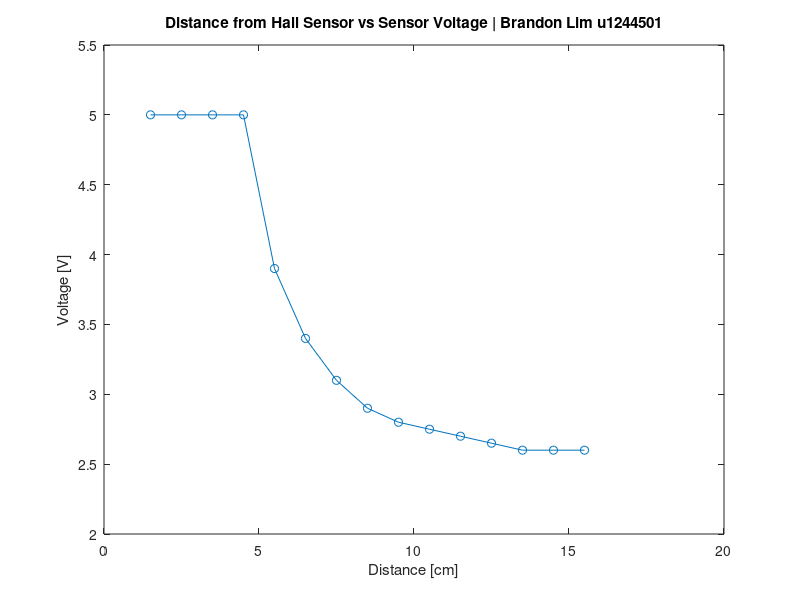
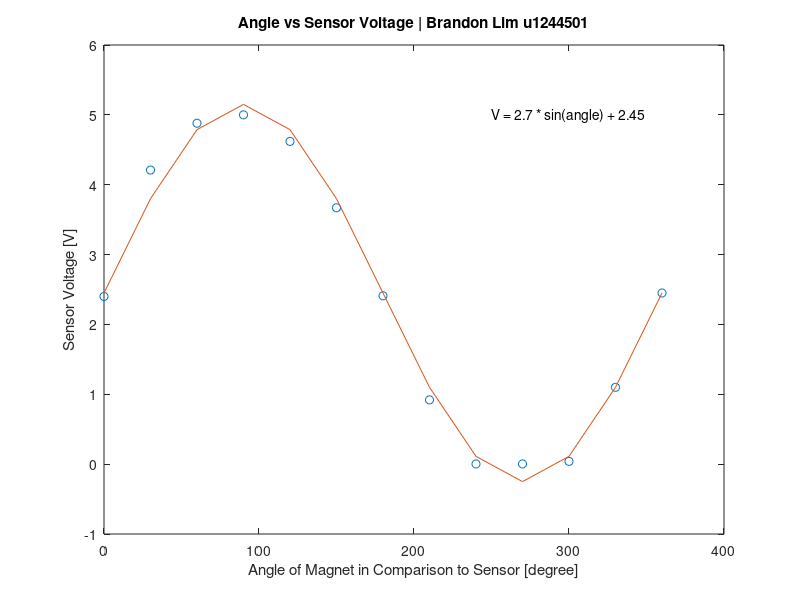

Source code (MATLAB) for these figures, in order: (Note: this script raises an error after producing the figures.)
% Brandon Lim
% u1244501

clear, clc, close all

distance = [1.5 2.5 3.5 4.5 5.5 6.5 7.5 8.5 9.5 10.5 11.5 12.5 13.5 14.5 15.5];
voltage = [5 5 5 5 3.9 3.4 3.1 2.9 2.8 2.75 2.7 2.65 2.6 2.6 2.6];

figure
plot(distance, voltage, "-o")
xlabel("Distance [cm]")
ylabel("Voltage [V]")
title("Distance from Hall Sensor vs Sensor Voltage | Brandon Lim u1244501");
ylim([2, 5.5])

%% 2
clear, clc, close all

angle = [0:30:360];
voltage = [2.4 4.21 4.88 5 4.62 3.67 2.41 0.92 0.003 0.003 0.04 1.10 2.45];

figure
plot(angle,voltage, "o")
xlabel("Angle of Magnet in Comparison to Sensor [degree]")
ylabel("Sensor Voltage [V]")
title("Angle vs Sensor Voltage | Brandon Lim u1244501")

hold on
plot(angle, 2.7*sind(angle) + 2.45)
text(250,5,"V = 2.7 * sin(angle) + 2.45")


%% 3
clear, clc, close all
blueBlock = readmatrix("BLUEdata.csv");
for i = 1:3
    blueXBar(i) = mean(blueBlock(:,i));
    blueSTD(i) = std(blueBlock(:,i));
end
blueXBar
blueSTD

yellowBlock = readmatrix("YELLOWdata.csv");
for i = 1:3
    yellowXBar(i) = mean(yellowBlock(:,i));
    yellowSTD(i) = std(yellowBlock(:,i));
end
yellowXBar
yellowSTD

redBlock = readmatrix("REDdata.csv");
for i = 1:3
    redXBar(i) = mean(redBlock(:,i));
    redSTD(i) = std(redBlock(:,i));
end
redXBar
redSTD

for i = 1:3
    bluemax(i) = blueXBar(i) + (3 * blueSTD(i));
    bluemin(i) = blueXBar(i) - (3 * blueSTD(i));
    yellowmax(i) = yellowXBar(i) + (3 * yellowSTD(i));
    yellowmin(i) = yellowXBar(i) - (3 * yellowSTD(i));
    redmax(i) = redXBar(i) + (3 * redSTD(i));
    redmin(i) = redXBar(i) - (3 * redSTD(i));
end

bluemax
bluemin
yellowmax
yellowmin
redmax
redmin

